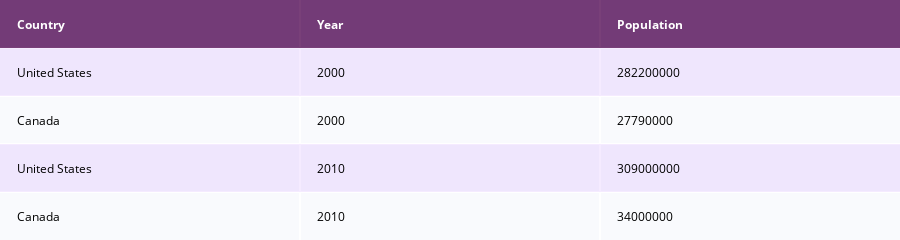

The notebook cell this image was saved under:
### Markdown cell above
## Example 3: Customized Table with Color Scale

Figure Factory tables support custom color schemes using the `colorscale` parameter. You can define a gradient by specifying colors at different positions (0 to 1). This is useful for creating branded tables or highlighting data patterns through color. In this example, we use a purple-to-white gradient.

### Code cell
# Create the same data structure as Example 1.
data_matrix = [['Country', 'Year', 'Population'],
               ['United States', 2000, 282200000],
               ['Canada', 2000, 27790000],
               ['United States', 2010, 309000000],
               ['Canada', 2010, 34000000]]

# Apply a custom colorscale to the table.
# The colorscale is defined as a list of [position, color] pairs:
# - Position 0 (start): dark purple (#4d004c)
# - Position 0.5 (middle): light purple (#f2e5ff)
# - Position 1 (end): white (#ffffff)
# This creates a gradient effect across the table rows.
fig = ff.create_table(data_matrix, colorscale=[[0, '#4d004c'],
                                               [0.5, '#f2e5ff'],
                                               [1, '#ffffff']])

# Display the customized table.
fig.show()

### Figure 1 — Plotly figure (JSON) as saved in the notebook; plotly's stock layout.template omitted (floating-point values rounded to 4 significant figures)
{"data": [{"colorscale": [[0, "#4d004c"], [0.5, "#f2e5ff"], [1, "#ffffff"]], "hoverinfo": "none", "opacity": 0.75, "showscale": false, "type": "heatmap", "z": [[0, 0, 0], [0.5, 0.5, 0.5], [1, 1, 1], [0.5, 0.5, 0.5], [1, 1, 1]]}], "layout": {"annotations": [{"align": "left", "font": {"color": "#ffffff"}, "showarrow": false, "text": "<b>Country</b>", "x": -0.45, "xanchor": "left", "xref": "x", "y": 0, "yref": "y"}, {"align": "left", "font": {"color": "#ffffff"}, "showarrow": false, "text": "<b>Year</b>", "x": 0.55, "xanchor": "left", "xref": "x", "y": 0, "yref": "y"}, {"align": "left", "font": {"color": "#ffffff"}, "showarrow": false, "text": "<b>Population</b>", "x": 1.55, "xanchor": "left", "xref": "x", "y": 0, "yref": "y"}, {"align": "left", "font": {"color": "#000000"}, "showarrow": false, "text": "United States", "x": -0.45, "xanchor": "left", "xref": "x", "y": 1, "yref": "y"}, {"align": "left", "font": {"color": "#000000"}, "showarrow": false, "text": "2000", "x": 0.55, "xanchor": "left", "xref": "x", "y": 1, "yref": "y"}, {"align": "left", "font": {"color": "#000000"}, "showarrow": false, "text": "282200000", "x": 1.55, "xanchor": "left", "xref": "x", "y": 1, "yref": "y"}, {"align": "left", "font": {"color": "#000000"}, "showarrow": false, "text": "Canada", "x": -0.45, "xanchor": "left", "xref": "x", "y": 2, "yref": "y"}, {"align": "left", "font": {"color": "#000000"}, "showarrow": false, "text": "2000", "x": 0.55, "xanchor": "left", "xref": "x", "y": 2, "yref": "y"}, {"align": "left", "font": {"color": "#000000"}, "showarrow": false, "text": "27790000", "x": 1.55, "xanchor": "left", "xref": "x", "y": 2, "yref": "y"}, {"align": "left", "font": {"color": "#000000"}, "showarrow": false, "text": "United States", "x": -0.45, "xanchor": "left", "xref": "x", "y": 3, "yref": "y"}, {"align": "left", "font": {"color": "#000000"}, "showarrow": false, "text": "2010", "x": 0.55, "xanchor": "left", "xref": "x", "y": 3, "yref": "y"}, {"align": "left", "font": {"color": "#000000"}, "showarrow": false, "text": "309000000", "x": 1.55, "xanchor": "left", "xref": "x", "y": 3, "yref": "y"}, {"align": "left", "font": {"color": "#000000"}, "showarrow": false, "text": "Canada", "x": -0.45, "xanchor": "left", "xref": "x", "y": 4, "yref": "y"}, {"align": "left", "font": {"color": "#000000"}, "showarrow": false, "text": "2010", "x": 0.55, "xanchor": "left", "xref": "x", "y": 4, "yref": "y"}, {"align": "left", "font": {"color": "#000000"}, "showarrow": false, "text": "34000000", "x": 1.55, "xanchor": "left", "xref": "x", "y": 4, "yref": "y"}], "height": 200, "margin": {"b": 0, "l": 0, "r": 0, "t": 0}, "xaxis": {"dtick": 1, "gridwidth": 2, "showticklabels": false, "tick0": -0.5, "ticks": "", "zeroline": false}, "yaxis": {"autorange": "reversed", "dtick": 1, "gridwidth": 2, "showticklabels": false, "tick0": 0.5, "ticks": "", "zeroline": false}}}
